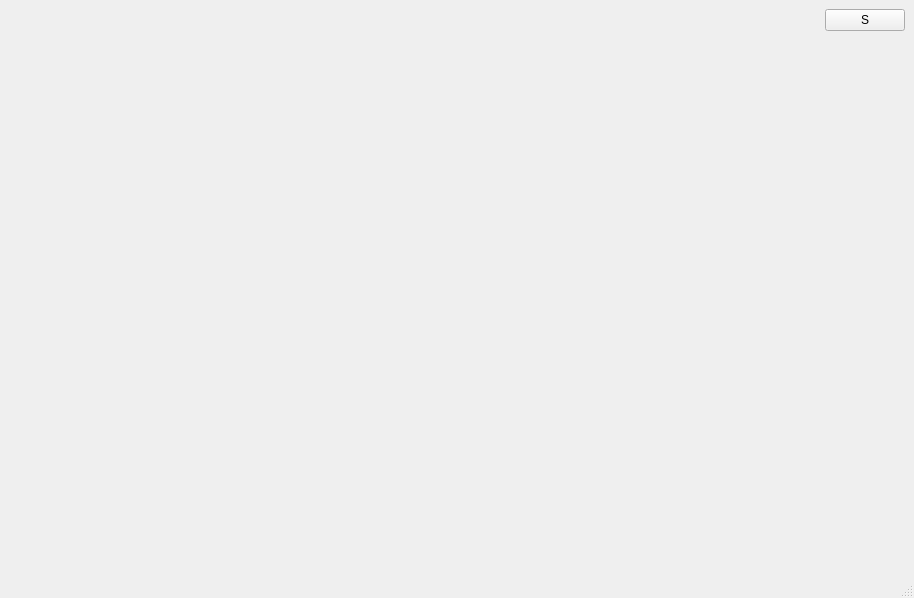
<?xml version="1.0" encoding="UTF-8"?>
<ui version="4.0">
 <class>WhiteBoard</class>
 <widget class="QMainWindow" name="WhiteBoard">
  <property name="geometry">
   <rect>
    <x>0</x>
    <y>0</y>
    <width>914</width>
    <height>598</height>
   </rect>
  </property>
  <property name="windowTitle">
   <string>MainWindow</string>
  </property>
  <property name="whatsThis">
   <string>&lt;html&gt;&lt;head/&gt;&lt;body&gt;&lt;p&gt;QDialog&lt;/p&gt;&lt;/body&gt;&lt;/html&gt;</string>
  </property>
  <widget class="QWidget" name="centralwidget">
   <layout class="QVBoxLayout" name="verticalLayout_2">
    <item>
     <layout class="QHBoxLayout" name="horizontalLayout_2">
      <item>
       <widget class="QWidget" name="boardContainer" native="true">
        <property name="sizePolicy">
         <sizepolicy hsizetype="Expanding" vsizetype="Preferred">
          <horstretch>0</horstretch>
          <verstretch>0</verstretch>
         </sizepolicy>
        </property>
        <property name="minimumSize">
         <size>
          <width>100</width>
          <height>100</height>
         </size>
        </property>
       </widget>
      </item>
      <item>
       <layout class="QVBoxLayout" name="verticalLayout">
        <item>
         <widget class="QPushButton" name="buttonSave">
          <property name="text">
           <string>S</string>
          </property>
         </widget>
        </item>
        <item>
         <spacer name="verticalSpacer">
          <property name="orientation">
           <enum>Qt::Orientation::Vertical</enum>
          </property>
          <property name="sizeHint" stdset="0">
           <size>
            <width>20</width>
            <height>40</height>
           </size>
          </property>
         </spacer>
        </item>
       </layout>
      </item>
     </layout>
    </item>
   </layout>
  </widget>
  <widget class="QMenuBar" name="menubar">
   <property name="geometry">
    <rect>
     <x>0</x>
     <y>0</y>
     <width>914</width>
     <height>26</height>
    </rect>
   </property>
  </widget>
  <widget class="QStatusBar" name="statusbar"/>
 </widget>
 <resources/>
 <connections/>
</ui>
